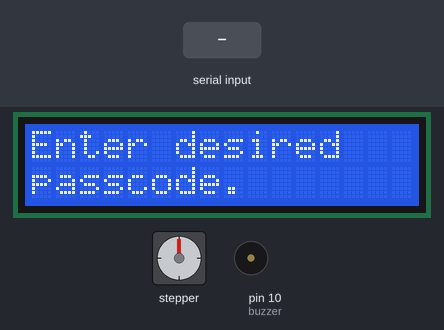
This sketch was run on a simulated Arduino Uno, built with avr-gcc and run on an emulated ATmega328P. Shown: stepper motor, 16×2 character LCD, buzzer (waves = sounding). Wiring (inferred from the names in the program): stepper motor (2048 steps per turn assumed): coils pin 6, pin 7, pin 8, pin 9. The test bench sets the inputs (shaded band).

Above: at 1.2 s.
1.3 s: "1" received over Serial
At 2.9 s:
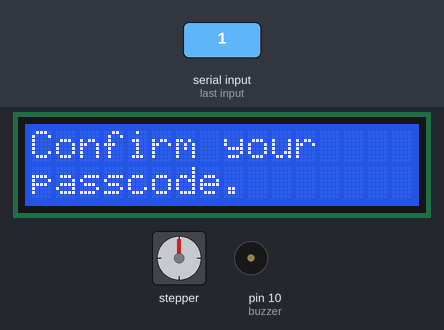
3.3 s: "0" received over Serial
At 4.5 s:
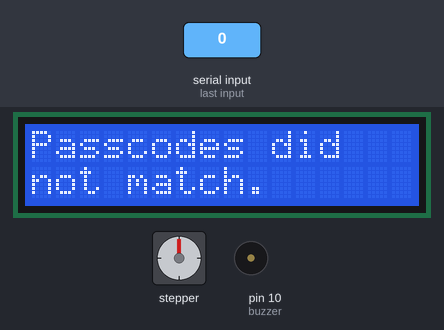
6.3 s: "2" received over Serial
At 6.7 s:
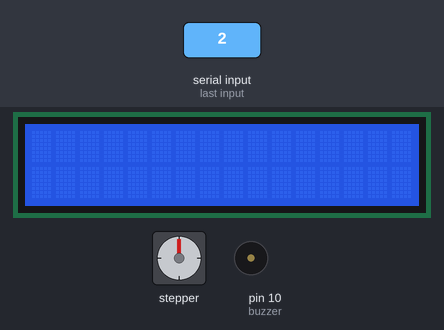
8.3 s: "2" received over Serial
At 9.5 s:
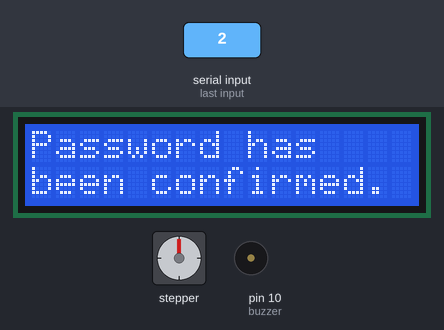
11.3 s: "1" received over Serial
At 14.2 s:
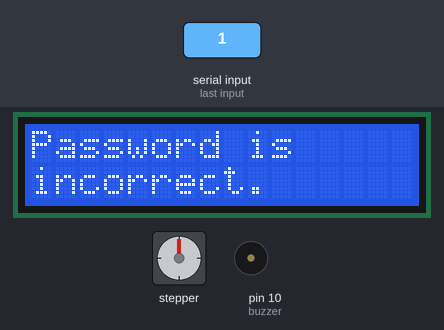
14.3 s: "2" received over Serial
At 21.6 s:
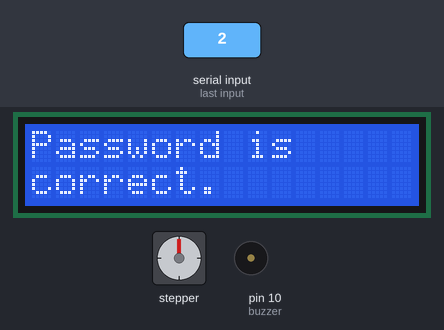
Timing chart, 0 to 32.5 s (numbered marks = the images above; inputs shaded):
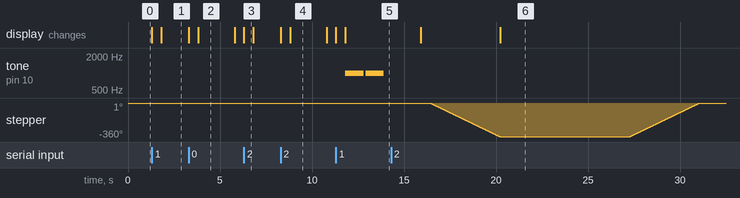

Measured:
- after the input at 1.3 s, the display: first changes at once (image 1 shows a later state)
- after the input at 3.3 s, the display: first changes at once (image 2 shows a later state)
- after the input at 6.3 s, the display: changes at once (image 3)
- after the input at 8.3 s, the display: first changes at once (image 4 shows a later state)
- after the input at 11.3 s, tone on pin 10 (buzzer): alternates 1000 Hz for 1.0 s and silent for 0.10 s, starting after 0.51 s; the display: first changes at once (image 5 shows a later state)
- after the input at 14.3 s, stepper: turns 359° counter-clockwise in 3.8 s, then 1° counter-clockwise in 0.00 s, then 360° clockwise in 3.8 s; the display: first differs from a run without the input after 1.6 s (image 6 shows a later state)
- what the display in image 2 shows lasts 2.0 s, from 3.8 s to 5.8 s

The sketch:

Final.ino
```cpp
#include <LiquidCrystal.h>

#define IN1 6
#define IN2 7
#define IN3 8
#define IN4 9

const int NBSTEPS = 4096;
const int STEPTIME = 900;
int Step = 0;
boolean Clockwise = true;

int arrayDefault[4] = {LOW, LOW, LOW, LOW};

int stepsMatrix[8][4] =
{
  {LOW, LOW, LOW, HIGH},
  {LOW, LOW, HIGH, HIGH},
  {LOW, LOW, HIGH, LOW},
  {LOW, HIGH, HIGH, LOW},
  {LOW, HIGH, LOW, LOW},
  {HIGH, HIGH, LOW, LOW},
  {HIGH, LOW, LOW, LOW},
  {HIGH, LOW, LOW, HIGH},
};

unsigned long lastTime;
unsigned long time;

char pw[9];
char pw1[9];
char pw2[9];
char pcattempt[9];

boolean pwset = false;
boolean pwset1 = false;
boolean pwset2 = false;
boolean pwattemptset = false;
int i = 0;
int pwlength;
int j = 0;
int k = 0;
int l = 0;
int a;

LiquidCrystal lcd(12, 11, 5, 4, 3, 2);

const int buzzer = 10; //buzzer to arduino pin 10

void setup()
{
  Serial.begin(9600);
  lcd.begin(16, 2);
  lcd.clear();
  lcd.print("Enter desired");
  lcd.setCursor(0, 1);
  lcd.print("passcode.");
  pinMode(IN1, OUTPUT);
  pinMode(IN2, OUTPUT);
  pinMode(IN3, OUTPUT);
  pinMode(IN4, OUTPUT);
}

void loop()
{
  if (Serial.available() > 0)
  {
    lcd.clear();
    delay(500);
    a = Serial.available();
    if (pwset == true)
    {
      pcattemptset();
      if (pwattemptset == true)
      {
        verify();
      }
    }
    else
    {
      setPW();
    }
  }
}

void verify()
{
  boolean matchpass = true;
  int b;
  for (b = 0; b < 3; b++)
  {
    if (pcattempt[b] != pw[b])
    {
      matchpass = false;
    }
  }
  if (matchpass == true)
  {
    lcd.clear();
    lcd.print("Password is");
    lcd.setCursor(0, 1);
    lcd.print("correct.");
    motorize();
    delay(5000);
    motorize();
    pwattemptset = false;
    pcattempt[0] = char(0);
    l = 0;
    lcd.clear();
    lcd.print("Enter your");
    lcd.setCursor(0, 1);
    lcd.print("passcode.");
  }
  else
  {
    lcd.clear();
    lcd.print("Password is");
    lcd.setCursor(0, 1);
    lcd.print("incorrect.");
    tone(buzzer, 1000); // Send 1KHz sound signal...
    delay(1000);        // ...for 1 sec
    noTone(buzzer);     // Stop sound...
    delay(100);
    tone(buzzer, 1000);
    delay(1000);
    noTone(buzzer);
    delay(2000);
    pwattemptset = false;
    pcattempt[0] = char(0);
    l = 0;
    lcd.clear();
    lcd.print("Enter your");
    lcd.setCursor(0, 1);
    lcd.print("passcode.");
  }
}

void setPW()
{
  if (pwset1 == false)
  {
    setPW1();
    lcd.clear();
    lcd.print("Confirm your");
    lcd.setCursor(0, 1);
    lcd.print("passcode.");
  }
  else if (pwset2 == false)
  {
    setPW2();
    if (pwset2 == true)
    {
      check();
    }
  }
}

void setPW1()
{
  pw1[j] = Serial.read();
  j++;
  if (a == 1)
  {
    pwset1 = true;
  }
}

void setPW2()
{
  pw2[k] = Serial.read();
  k++;
  if (a == 1)
  {
    pwset2 = true;
  }
}

void pcattemptset()
{
  pcattempt[l] = Serial.read();
  l++;
  if (a == 1)
  {
    pwattemptset = true;
  }
}

void check()
{
  boolean match = true;
  int b;
  for (b = 0; b < 3; b++)
  {
    if (pw1[b] != pw2[b])
    {
      match = false;
    }
  }
  if (match == true)
  {
    pwset = true;
    pw[0] = pw1[0];
    pw[1] = pw1[1];
    pw[2] = pw1[2];
    pw[3] = pw1[3];
    pw[4] = pw1[4];
    pw[5] = pw1[5];
    pw[6] = pw1[6];
    pw[7] = pw1[7];
    pw[8] = pw1[8];
    pw[9] = pw1[9];
    lcd.clear();
    lcd.print("Password has");
    lcd.setCursor(0, 1);
    lcd.print("been confirmed.");
    delay (2000);
    lcd.clear();
    lcd.print("Enter your");
    lcd.setCursor(0, 1);
    lcd.print("passcode.");
  }
  else
  {
    pw1[0] = (char)0;
    pw2[0] = (char)0;
    pwset = false;
    pwset1 = false;
    pwset2 = false;
    j = 0;
    k = 0;
    lcd.clear();
    lcd.print("Passcodes did");
    lcd.setCursor(0, 1);
    lcd.print("not match.");
    delay(2000);
    lcd.clear();
    lcd.print("Enter desired");
    lcd.setCursor(0, 1);
    lcd.print("passcode.");
  }
}

void motorize()
{
  unsigned long currentMicros;
  int stepsLeft = NBSTEPS;
  time = 0;
  while (stepsLeft > 0)
  {
    currentMicros = micros();
    if (currentMicros - lastTime >= STEPTIME) {
      stepper();
      time += micros() - lastTime;
      lastTime = micros();
      stepsLeft--;
    }
  }
  delay(2000);
  Clockwise = !Clockwise;
  stepsLeft = NBSTEPS;
}

void writeStep(int outArray[4])
{
  for (int i = 0; i < 4; i++)
  {
    digitalWrite(IN1 + i, outArray[i]);
  }
}

void stepper()
{
  if ((Step >= 0) && (Step < 8))
  {
    writeStep(stepsMatrix[Step]);
  } else {
    writeStep(arrayDefault);
  }
  setDirection();
}

void setDirection()
{
  (Clockwise) ? (Step++) : (Step--);

  if (Step > 7) {
    Step = 0;
  } else if (Step < 0) {
    Step = 7;
  }
}
```
